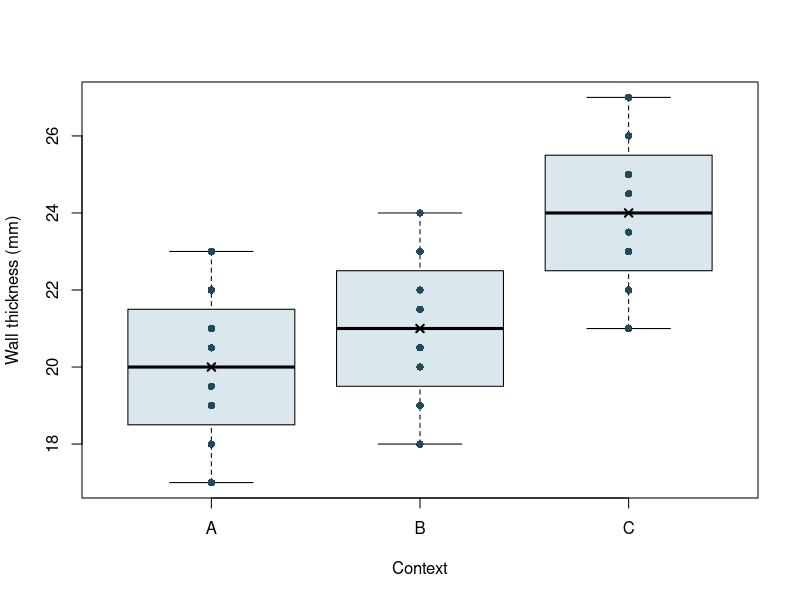
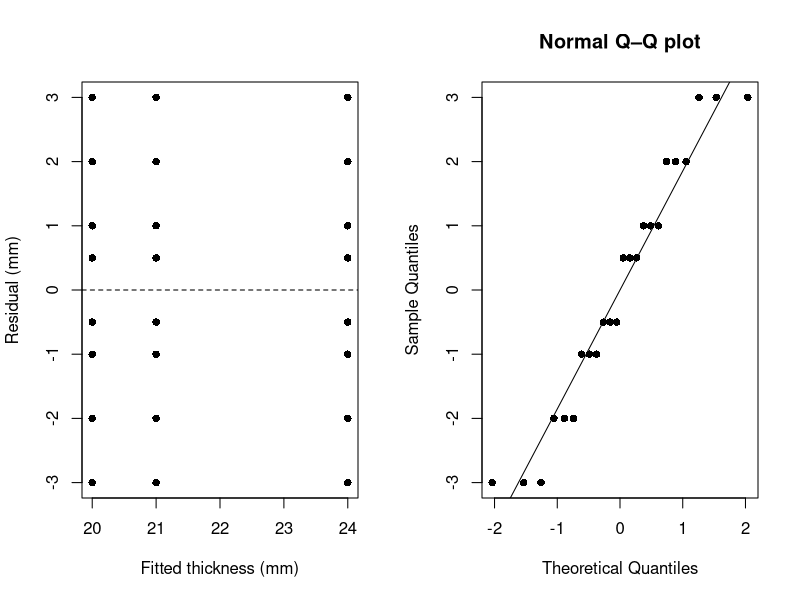

Here is the R script that generated these plots, in order:
## ---- chunk 1
#| label: fig-thickness-by-context
#| fig-cap: "Fictional vessel thickness by context. Crosses show group means."
#| fig-width: 7
#| fig-height: 4

vessels <- data.frame(
  context = factor(rep(c("A", "B", "C"), each = 8)),
  thickness = c(
    17, 18, 19, 19.5, 20.5, 21, 22, 23,
    18, 19, 20, 20.5, 21.5, 22, 23, 24,
    21, 22, 23, 23.5, 24.5, 25, 26, 27
  )
)

boxplot(thickness ~ context, data = vessels,
        xlab = "Context", ylab = "Wall thickness (mm)", col = "#dae8ed")
stripchart(thickness ~ context, data = vessels, vertical = TRUE,
           add = TRUE, pch = 16, col = "#214b5a")
group_means <- with(vessels, tapply(thickness, context, mean))
points(seq_along(group_means), group_means, pch = 4, lwd = 2)
## ---- chunk 2
# Group summaries, ANOVA and eta-squared
with(vessels, table(context))
with(vessels, tapply(thickness, context, sd))
group_sizes <- with(vessels, table(context))
grand_mean <- mean(vessels$thickness)
context_names <- as.character(vessels$context)
vessel_group_means <- group_means[context_names]
c(
  grand_mean = grand_mean,
  ss_between = sum(group_sizes * (group_means - grand_mean)^2),
  ss_within = sum((vessels$thickness - vessel_group_means)^2),
  ss_total = sum((vessels$thickness - grand_mean)^2)
)

fit <- aov(thickness ~ context, data = vessels)
anova_table <- anova(fit)
anova_table
ss <- anova_table[["Sum Sq"]]
ss[1] / sum(ss)
## ---- chunk 3
#| label: fig-vessel-residuals
#| fig-cap: "Residual diagnostics for the fictional vessel example."
#| fig-width: 8
#| fig-height: 4

previous <- par(mfrow = c(1, 2))
plot(fitted(fit), residuals(fit), pch = 16,
     xlab = "Fitted thickness (mm)", ylab = "Residual (mm)")
abline(h = 0, lty = 2)
qqnorm(residuals(fit), pch = 16, main = "Normal Q–Q plot")
qqline(residuals(fit))
par(previous)
## ---- chunk 4
# Diagnose, compare sensitivity, and read pairwise estimates
vapply(split(vessels$thickness, vessels$context),
       function(values) shapiro.test(values)$p.value, numeric(1))
vessels$abs_deviation <- with(
  vessels, abs(thickness - ave(thickness, context, FUN = mean))
)
anova(aov(abs_deviation ~ context, data = vessels))
oneway.test(thickness ~ context, data = vessels, var.equal = FALSE)
kruskal.test(thickness ~ context, data = vessels)
TukeyHSD(fit, "context")
